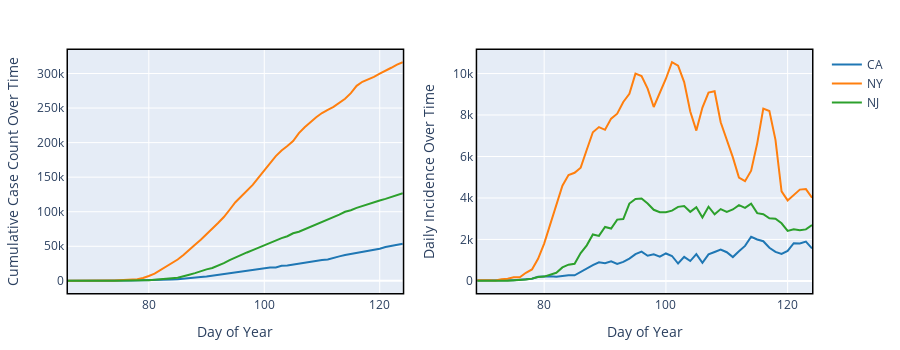

Notebook cell for this chart:
### Markdown cell above
Let's now visualize some of our data! States first:

### Code cell
subset = ['CA','NY','NJ']
colors = pc.DEFAULT_PLOTLY_COLORS

fig = make_subplots(rows=1, cols=2)
for i,s in enumerate(subset):
    fig.add_trace(go.Scatter(name=s,x=x_data,y=states_cumulative[s],mode='lines',line_color=colors[i],showlegend=True),row=1,col=1)
    fig.add_trace(go.Scatter(name=s,x=x_data,y=states_inc_rolling3[s],mode='lines',line_color=colors[i],showlegend=False),row=1,col=2)

fig.update_layout(height=350,margin=dict(l=20, r=20, t=50, b=20))
fig.update_xaxes(title='Day of Year',showline=True, linewidth=1.5, linecolor='black', mirror=True)
fig.update_yaxes(showline=True, linewidth=1.5, linecolor='black', mirror=True)
fig.update_yaxes(title='Cumulative Case Count Over Time',row=1,col=1)
fig.update_yaxes(title='Daily Incidence Over Time',row=1,col=2)
fig.show()

### Figure 1 — Plotly figure (JSON) as saved in the notebook; plotly's stock layout.template omitted (floating-point values rounded to 4 significant figures)
{"data": [{"line": {"color": "rgb(31, 119, 180)"}, "mode": "lines", "name": "CA", "showlegend": true, "type": "scatter", "x": [124, 123, 122, 121, 120, 119, 118, 117, 116, 115, 114, 113, 112, 111, 110, 109, 108, 107, 106, 105, 104, 103, 102, 101, 100, 99, 98, 97, 96, 95, 94, 93, 92, 91, 90, 89, 88, 87, 86, 85, 84, 83, 82, 81, 80, 79, 78, 77, 76, 75, 74, 73, 72, 71, 70, 69, 68, 67, 66], "xaxis": "x", "y": [53616, 52197, 50442, 48917, 46500, 45031, 43464, 42164, 41137, 39254, 37369, 35396, 33261, 30978, 30333, 28963, 27528, 26182, 24424, 23338, 22348, 21794, 19472, 19472, 18309, 16957, 15865, 14336, 13438, 12026, 10701, 9191, 8155, 7482, 6447, 5708, 4643, 3879, 3006, 2355, 2102, 1733, 1536, 1279, 1063, 924, 611, 483, 335, 293, 252, 202, 202, 157, 133, 114, 88, 69, 60], "yaxis": "y"}, {"line": {"color": "rgb(31, 119, 180)"}, "mode": "lines", "name": "CA", "showlegend": false, "type": "scatter", "x": [124, 123, 122, 121, 120, 119, 118, 117, 116, 115, 114, 113, 112, 111, 110, 109, 108, 107, 106, 105, 104, 103, 102, 101, 100, 99, 98, 97, 96, 95, 94, 93, 92, 91, 90, 89, 88, 87, 86, 85, 84, 83, 82, 81, 80, 79, 78, 77, 76, 75, 74, 73, 72, 71, 70, 69, 68, 67, 66], "xaxis": "x2", "y": [1566.0, 1899, 1804.0, 1818.0, 1445.0, 1298, 1403.0, 1598.0, 1914.0, 1998.0, 2130.0, 1688.0, 1433.0, 1150, 1384.0, 1513, 1397.0, 1278, 876.7, 1289.0, 958.7, 1162.0, 838.3, 1202.0, 1324.0, 1173, 1280.0, 1212.0, 1416.0, 1290.0, 1073, 914.7, 815.7, 946.3, 856, 900.7, 762.7, 592.3, 424.3, 273, 274.3, 223.3, 204, 222.7, 193.3, 196.3, 106, 77, 44.33, 30.33, 31.67, 23, 29.33, 23, 21.33, 18], "yaxis": "y2"}, {"line": {"color": "rgb(255, 127, 14)"}, "mode": "lines", "name": "NY", "showlegend": true, "type": "scatter", "x": [124, 123, 122, 121, 120, 119, 118, 117, 116, 115, 114, 113, 112, 111, 110, 109, 108, 107, 106, 105, 104, 103, 102, 101, 100, 99, 98, 97, 96, 95, 94, 93, 92, 91, 90, 89, 88, 87, 86, 85, 84, 83, 82, 81, 80, 79, 78, 77, 76, 75, 74, 73, 72, 71, 70, 69, 68, 67, 66], "xaxis": "x", "y": [316415, 312977, 308314, 304372, 299691, 295106, 291996, 288045, 282143, 271590, 263460, 257216, 251690, 247512, 242786, 236732, 229642, 222284, 213779, 202208, 195031, 188694, 180458, 170512, 159937, 149316, 138863, 130689, 122031, 113704, 102863, 92381, 83712, 75795, 66497, 59513, 52318, 44635, 37258, 30811, 25665, 20875, 15168, 10356, 7102, 4152, 2382, 1700, 950, 729, 524, 421, 216, 216, 173, 142, 105, 76, 33], "yaxis": "y"}, {"line": {"color": "rgb(255, 127, 14)"}, "mode": "lines", "name": "NY", "showlegend": false, "type": "scatter", "x": [124, 123, 122, 121, 120, 119, 118, 117, 116, 115, 114, 113, 112, 111, 110, 109, 108, 107, 106, 105, 104, 103, 102, 101, 100, 99, 98, 97, 96, 95, 94, 93, 92, 91, 90, 89, 88, 87, 86, 85, 84, 83, 82, 81, 80, 79, 78, 77, 76, 75, 74, 73, 72, 71, 70, 69, 68, 67, 66], "xaxis": "x2", "y": [4014.0, 4429.0, 4403.0, 4125.0, 3882, 4321, 6802, 8195, 8309, 6633.0, 5316, 4810, 4986, 5957.0, 6834, 7651, 9145.0, 9084.0, 8362.0, 7250, 8173, 9586.0, 10380.0, 10550.0, 9749.0, 9095, 8386.0, 9275.0, 9883.0, 9997.0, 9023.0, 8628, 8066.0, 7826.0, 7287.0, 7418.0, 7169, 6323.0, 5461, 5214.0, 5103, 4591, 3672, 2658, 1801.0, 1067.0, 551, 392, 176.3, 171, 102.7, 82.67, 24.67, 37, 32.33, 36.33], "yaxis": "y2"}, {"line": {"color": "rgb(44, 160, 44)"}, "mode": "lines", "name": "NJ", "showlegend": true, "type": "scatter", "x": [124, 123, 122, 121, 120, 119, 118, 117, 116, 115, 114, 113, 112, 111, 110, 109, 108, 107, 106, 105, 104, 103, 102, 101, 100, 99, 98, 97, 96, 95, 94, 93, 92, 91, 90, 89, 88, 87, 86, 85, 84, 83, 82, 81, 80, 79, 78, 77, 76, 75, 74, 73, 72, 71, 70, 69, 68, 67, 66], "xaxis": "x", "y": [126744, 123717, 121190, 118652, 116264, 113856, 111188, 109038, 105523, 102196, 99989, 95865, 92387, 88806, 85301, 81420, 78467, 75317, 71030, 68824, 64584, 61850, 58151, 54588, 51027, 47437, 44416, 41090, 37505, 34124, 29895, 25590, 22255, 18696, 16636, 13386, 11124, 8825, 6876, 4402, 3675, 2844, 1914, 1327, 890, 742, 427, 267, 178, 98, 50, 50, 30, 24, 15, 11, 6, 4, 1], "yaxis": "y"}, {"line": {"color": "rgb(44, 160, 44)"}, "mode": "lines", "name": "NJ", "showlegend": false, "type": "scatter", "x": [124, 123, 122, 121, 120, 119, 118, 117, 116, 115, 114, 113, 112, 111, 110, 109, 108, 107, 106, 105, 104, 103, 102, 101, 100, 99, 98, 97, 96, 95, 94, 93, 92, 91, 90, 89, 88, 87, 86, 85, 84, 83, 82, 81, 80, 79, 78, 77, 76, 75, 74, 73, 72, 71, 70, 69, 68, 67, 66], "xaxis": "x2", "y": [2697.0, 2484.0, 2445.0, 2488, 2409.0, 2778.0, 2997.0, 3016.0, 3219.0, 3270.0, 3728.0, 3521.0, 3656.0, 3446.0, 3328, 3463.0, 3214.0, 3578.0, 3060, 3558.0, 3332, 3608.0, 3571.0, 3391.0, 3312.0, 3311.0, 3431.0, 3732.0, 3972.0, 3956.0, 3733, 2985.0, 2956.0, 2524, 2604.0, 2170, 2241.0, 1717.0, 1344, 829.3, 782.7, 651.3, 390.7, 300, 207.7, 188, 109.7, 72.33, 42.67, 22.67, 8.667, 11.67, 6.333, 6, 3.667, 3.333], "yaxis": "y2"}], "layout": {"height": 350, "margin": {"b": 20, "l": 20, "r": 20, "t": 50}, "xaxis": {"anchor": "y", "domain": [0, 0.45], "linecolor": "black", "linewidth": 1.5, "mirror": true, "showline": true, "title": {"text": "Day of Year"}}, "xaxis2": {"anchor": "y2", "domain": [0.55, 1], "linecolor": "black", "linewidth": 1.5, "mirror": true, "showline": true, "title": {"text": "Day of Year"}}, "yaxis": {"anchor": "x", "domain": [0, 1], "linecolor": "black", "linewidth": 1.5, "mirror": true, "showline": true, "title": {"text": "Cumulative Case Count Over Time"}}, "yaxis2": {"anchor": "x2", "domain": [0, 1], "linecolor": "black", "linewidth": 1.5, "mirror": true, "showline": true, "title": {"text": "Daily Incidence Over Time"}}}}
